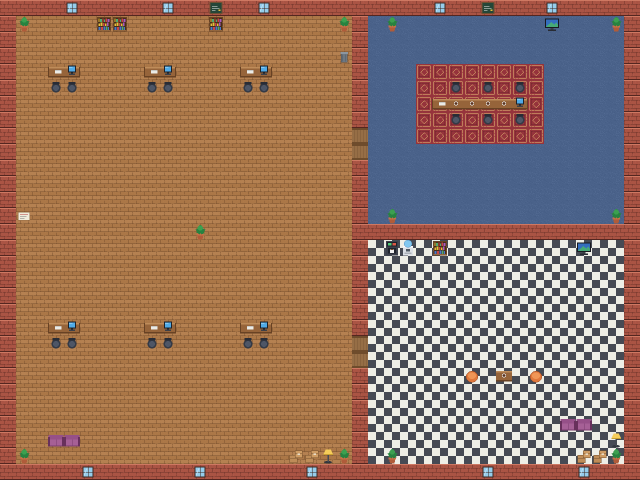

This is a level from a 2D game, rendered from its Tiled map with the project's own tilesets. A one-line summary and the map file follow, with tile-layer data summarised:
An orthogonal 40x30 tile map with 16x16 px tiles, 2 tile layers (Terra, Parets) and 5 objects (Spawn, Sala de Reunions, Zona Cafe, Pantalla Codi, Pantalla Info).

<map version="1.10" tiledversion="1.10.2" orientation="orthogonal" renderorder="right-down" width="40" height="30" tilewidth="16" tileheight="16" infinite="0" nextlayerid="4" nextobjectid="6">
 <tileset firstgid="1" name="pixel_office_tiles" tilewidth="16" tileheight="16" tilecount="24" columns="8">
  <image source="../tilesets/pixel_office.png" width="128" height="48" />
  <tile id="5">
   <properties>
    <property name="collides" type="bool" value="true" />
   </properties>
  </tile>
  <tile id="6">
   <properties>
    <property name="collides" type="bool" value="true" />
   </properties>
  </tile>
  <tile id="7">
   <properties>
    <property name="collides" type="bool" value="true" />
   </properties>
  </tile>
  <tile id="8">
   <properties>
    <property name="collides" type="bool" value="true" />
   </properties>
  </tile>
  <tile id="9">
   <properties>
    <property name="collides" type="bool" value="true" />
   </properties>
  </tile>
  <tile id="10">
   <properties>
    <property name="collides" type="bool" value="true" />
   </properties>
  </tile>
  <tile id="11">
   <properties>
    <property name="collides" type="bool" value="true" />
   </properties>
  </tile>
  <tile id="12">
   <properties>
    <property name="collides" type="bool" value="true" />
   </properties>
  </tile>
  <tile id="13">
   <properties>
    <property name="collides" type="bool" value="true" />
   </properties>
  </tile>
  <tile id="14">
   <properties>
    <property name="collides" type="bool" value="true" />
   </properties>
  </tile>
  <tile id="15">
   <properties>
    <property name="collides" type="bool" value="true" />
   </properties>
  </tile>
  <tile id="16">
   <properties>
    <property name="collides" type="bool" value="true" />
   </properties>
  </tile>
  <tile id="17">
   <properties>
    <property name="collides" type="bool" value="true" />
   </properties>
  </tile>
  <tile id="18">
   <properties>
    <property name="collides" type="bool" value="true" />
   </properties>
  </tile>
  <tile id="19">
   <properties>
    <property name="collides" type="bool" value="true" />
   </properties>
  </tile>
  <tile id="20">
   <properties>
    <property name="collides" type="bool" value="true" />
   </properties>
  </tile>
  <tile id="22">
   <properties>
    <property name="collides" type="bool" value="true" />
   </properties>
  </tile>
  <tile id="23">
   <properties>
    <property name="collides" type="bool" value="true" />
   </properties>
  </tile>
 </tileset>
 <layer id="1" name="Terra" width="40" height="30">
  <data>[1200 cells, 1200 non-empty, 6 distinct tile ids]</data>
 </layer>
 <layer id="2" name="Parets" width="40" height="30">
  <data>[1200 cells, 246 non-empty, 18 distinct tile ids]</data>
 </layer>
 <objectgroup id="3" name="Objectes">
  <object id="1" name="Spawn" x="160" y="224" width="16" height="16">
   <properties>
    <property name="tipus" value="spawn" />
   </properties>
  </object>
  <object id="2" name="Sala de Reunions" x="368" y="16" width="256" height="208">
   <properties>
    <property name="tipus" value="zona" />
    <property name="nomSala" value="Sala de Reunions" />
   </properties>
  </object>
  <object id="3" name="Zona Cafe" x="368" y="240" width="256" height="224">
   <properties>
    <property name="tipus" value="zona" />
    <property name="nomSala" value="Zona Cafè" />
   </properties>
  </object>
  <object id="4" name="Pantalla Codi" x="160" y="64" width="16" height="16">
   <properties>
    <property name="tipus" value="monitor" />
    <property name="titol" value="Pantalla Codi" />
   </properties>
  </object>
  <object id="5" name="Pantalla Info" x="576" y="240" width="16" height="16">
   <properties>
    <property name="tipus" value="monitor" />
    <property name="titol" value="Pantalla Info" />
   </properties>
  </object>
 </objectgroup>
</map>
